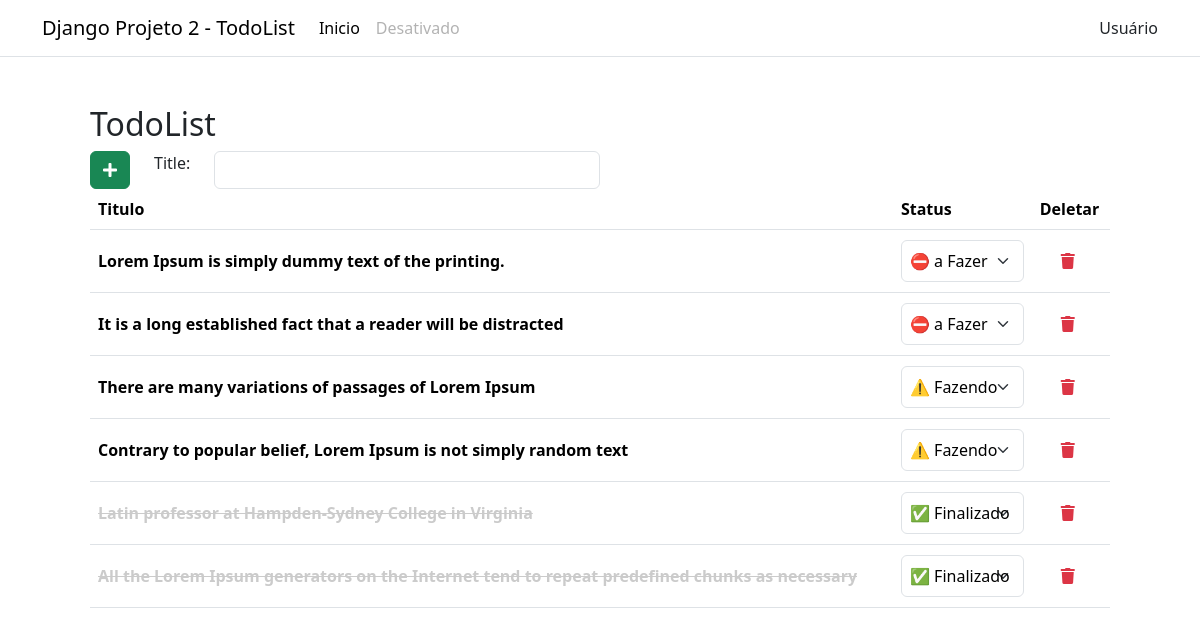
The page / on the database its author committed.
### myapp/models.py (models this page shows, shortened)
class TodoList(models.Model):
    title = models.CharField(max_length=100)
    status = models.ForeignKey(Status, on_delete=models.CASCADE,
                               related_name='status', to_field='id', default='1')

class Status(models.Model):
    name = models.CharField(max_length=20)

### myapp/views.py (the view)
# urls.py: path('', views.create_item, name='create_item'),
def create_item(request):
    todo = TodoList.objects.all() # Query com todos objetos da lista
    status_list = Status.objects.all()
    if request.method == "POST": # para POST
        form = TodoListForm(request.POST)
        if form.is_valid():
            form.save() # salva informação
            return redirect('/')
    form = TodoListForm() # Formulário
    context = {"form" : form, 'todo': todo, 'status_list': status_list}
    return render(request, 'index.html', context)

### myapp/forms.py
class TodoListForm(forms.ModelForm):
    class Meta:
        model = TodoList
        fields = ('title',)
        exclude = ('status',)
    def __init__(self, *args, **kwargs): # Adiciona
        super().__init__(*args, **kwargs)
        for field_name, field in self.fields.items():
              field.widget.attrs['class'] = 'form-control'

### myapp/templates/index.html (shortened to what this page needs)
{% extends 'base.html' %}
{% block content %}
    <div class="p-5">
	    <h2>TodoList</h2>
		<form class="d-flex gap-4 col-md-6" method="POST">
			<button type="submit" class="btn btn-success"><i class="fa fa-plus"></i></button>
			{{form}}
		</form>
		<table class="table">
            <thead>
                <tr>
                    <th scope="col">Titulo</th>
                    <th scope="col">Status</th>
                    <th scope="col">Deletar</th>
                </tr>
            </thead>
            {% for el in todo %}
            <tbody>
                <tr class="table align-middle" id="{{el.id}}">
                    <th scope="row">
                        <div class="title {% if el.status.id == 3 %}check-status{% endif %}" id="title{{el.id}}" data-title="{{el.id}}">{{el.title}}</div>
                    </th>
                    <th scope="row">
                        <div class="SelDiv">
                            <select class="form-select" name="status" id="{{el.id}}">
                                {% for st in status_list %}
                                <option value="{{st.id}}"{% if el.status.id == st.id %}selected{% endif %}>{{st.name}}</option>
                                {% endfor %}
                            </select>
                        </div>
                    </th>
                    <th scope="row">
                        <a class="btn" id="btn-delete" data-delete="{{el.id}}"><i class="fa fa-trash link-danger"></i></a>
				 	</th>
                </tr>
            </tbody>
            {% endfor %}
        </table>
	</div>
{% endblock %}

### myapp/templates/base.html (shortened to what this page needs)
{% load static %}
<!DOCTYPE html>
<html lang="en">
<head>
    <link href="https://cdn.jsdelivr.net/npm/bootstrap@5.3.3/dist/css/bootstrap.min.css" rel="stylesheet">
	<link rel="stylesheet" href="https://use.fontawesome.com/releases/v5.15.4/css/all.css"/>
</head>
<body>
	{% include 'navbar.html' %}
	<div class="container">
		{% block content %}{% endblock %}
	</div>
</body>
</html>

### myapp/templates/navbar.html (shortened to what this page needs)
<nav class="navbar navbar-expand-lg border-bottom">
    <div class="container">
        <a class="navbar-brand" href="#">Django Projeto 2 - TodoList</a>
        <div class="collapse navbar-collapse" id="navbarTogglerDemo03">
            <ul class="navbar-nav me-auto mb-2 mb-lg-0">
                <li class="nav-item">
                    <a class="nav-link active" aria-current="page" href="/">Inicio</a>
                </li>
                <li class="nav-item">
                    <a class="nav-link disabled">Desativado</a>
                </li>
            </ul>
            <span>Usuário</span>
        </div>
    </div>
</nav>

### myapp/templates/index.html (style rules this page uses)
.check-status { text-decoration: line-through; color: #cbcbcb; }

### rows shown on the page
TodoList: title "Lorem Ipsum is simply dummy text of the printing.", status "⛔️ a Fazer"
TodoList: title "It is a long established fact that a reader will be distracted", status "⛔️ a Fazer"
TodoList: title "There are many variations of passages of Lorem Ipsum", status "⚠️ Fazendo"
TodoList: title "Contrary to popular belief, Lorem Ipsum is not simply random text", status "⚠️ Fazendo"
TodoList: title "Latin professor at Hampden-Sydney College in Virginia", status "✅ Finalizado"
TodoList: title "All the Lorem Ipsum generators on the Internet tend to repeat predefined chunks as necessary", status "✅ Finalizado"
